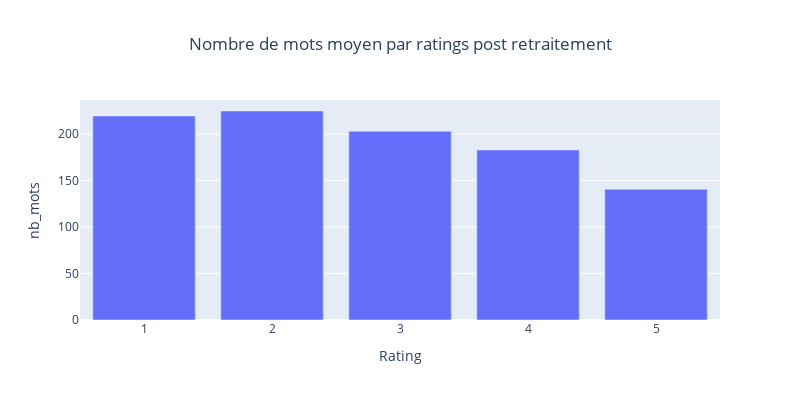

The notebook cell saved with this chart:
### Code cell
#visualisation du nombre d emots moyens par rating via Barplot
fig = px.bar(df.groupby('Rating').mean().reset_index(), x='Rating', y='nb_mots', width=800, height=400, title='Nombre de mots moyen par ratings post retraitement')

fig.update_layout(
            title={
            'x':0.5,
            'xanchor': 'center',
        })

fig.show()

### Figure 1 — Plotly figure (JSON) as saved in the notebook; plotly's stock layout.template omitted (floating-point values rounded to 4 significant figures)
{"data": [{"alignmentgroup": "True", "hovertemplate": "Rating=%{x}<br>nb_mots=%{y}<extra></extra>", "legendgroup": "", "marker": {"color": "#636efa", "pattern": {"shape": ""}}, "name": "", "offsetgroup": "", "orientation": "v", "showlegend": false, "textposition": "auto", "type": "bar", "x": [1, 2, 3, 4, 5], "xaxis": "x", "y": [219.5, 224.9, 203.2, 183.0, 140.6], "yaxis": "y"}], "layout": {"barmode": "relative", "height": 400, "legend": {"tracegroupgap": 0}, "title": {"text": "Nombre de mots moyen par ratings post retraitement", "x": 0.5, "xanchor": "center"}, "width": 800, "xaxis": {"anchor": "y", "domain": [0, 1], "title": {"text": "Rating"}}, "yaxis": {"anchor": "x", "domain": [0, 1], "title": {"text": "nb_mots"}}}}
